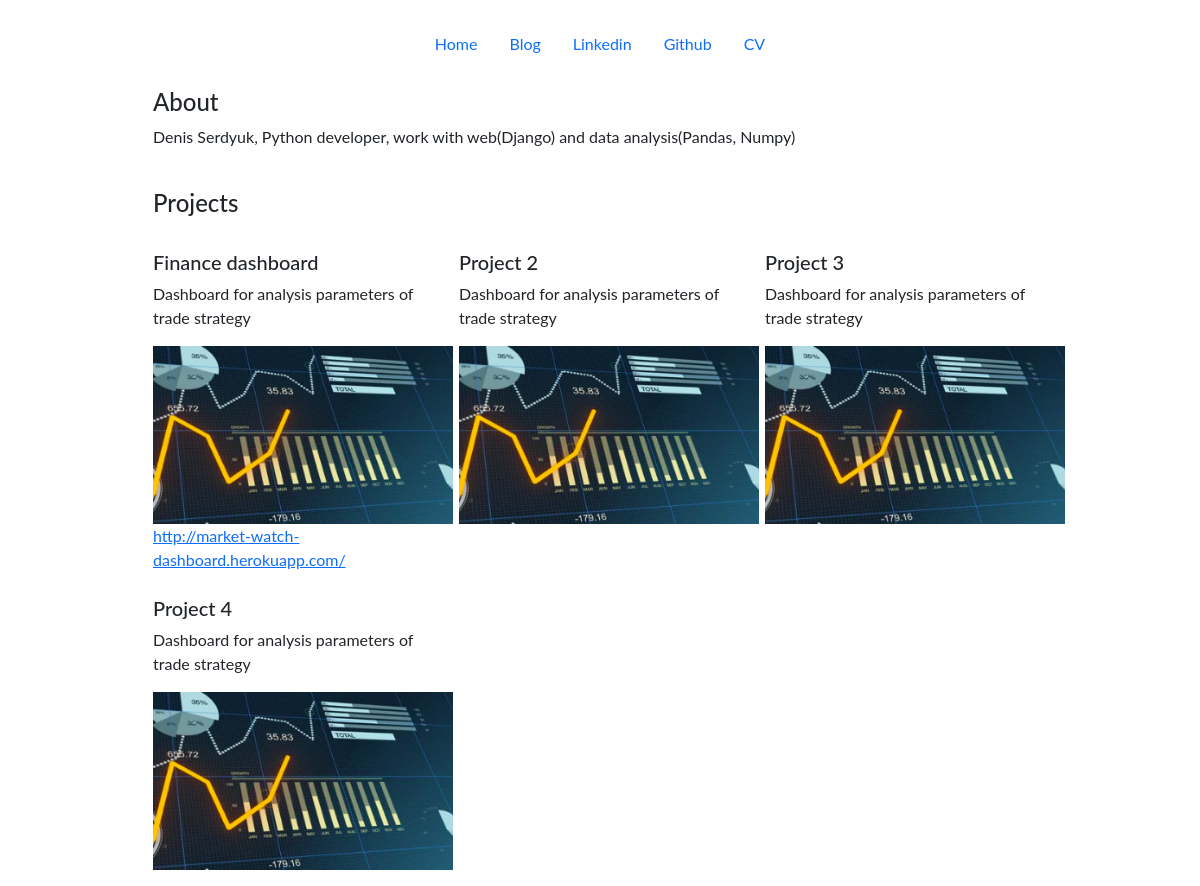
The page / on the database its author committed.
### portfolio/models.py (models this page shows, shortened)
class Project(models.Model):
    title = models.CharField(max_length=100)
    description = models.CharField(max_length=250)
    image = models.ImageField(upload_to='portfolio/images/')
    url = models.URLField(blank=True)

### portfolio/views.py (the view)
# urls.py: 2. Add a URL to urlpatterns:  path('', views.home, name='home')
def home(request):
    projects = Project.objects.all()
    return render(request, 'portfolio/home.html', {'projects': projects})

### portfolio/templates/portfolio/home.html
{% extends 'portfolio/base.html' %}
{% block content %}
  <br>
  <h4>About</h4>
  <p>Denis Serdyuk, Python developer, work with web(Django) and data analysis(Pandas, Numpy)</p>
  <br>
  <h4>Projects</h4>
  {% load static %}
  <div class="row">
    {% for project in projects %}
    <div class="col-lg-4 col-md-6">
      <br>
      <h5>{{ project.title }}</h5>
      <p>{{ project.description }}</p>
      <img src="{{ project.image.url }}" width="300">
      {% if project.url %}
        <br>
        <a href="{{ project.url }}">{{ project.url }}</a>
      {% endif %}
    </div>
    {% endfor %}
  </div>
{% endblock %}

### portfolio/templates/portfolio/base.html (shortened to what this page needs)
{% load static %}
<!doctype html>
<html lang="en">
  <head>
    <link href="https://cdn.jsdelivr.net/npm/bootstrap@5.1.3/dist/css/bootstrap.min.css" rel="stylesheet">
    <link rel="stylesheet" href="{% static 'portfolio/custom.css' %}">
  </head>
  <body>
    <br>
    <ul class="nav justify-content-center">
      <li class="nav-item">
        <a class="nav-link" href="{% url 'home' %}">Home</a>
      </li>
      <li class="nav-item">
        <a class="nav-link" href="{% url 'blog:blogs' %}">Blog</a>
      </li>
      <li class="nav-item">
        <a class="nav-link" href="https://www.linkedin.com/in/denis-serdyuk-a4276b58/" target="_blank">Linkedin</a>
      </li>
      <li class="nav-item">
        <a class="nav-link" href="https://github.com/diserdyuk" target="_blank">Github</a>
      </li>
      <li class="nav-item">
        <a class="nav-link" href="{% static 'portfolio/Denis_Serdyuk_Python_developer.pdf' %}">CV</a>
      </li>
    </ul>
    <div class="row justify-content-center mb-3">
      <div class="col-md-9 text-left">
        {% block content %}{% endblock %}
      </div>
    </div>
  </body>
</html>

### portfolio/static/portfolio/custom.css (style rules this page uses)
body { font-family: 'Lato', sans-serif; }

### rows shown on the page
Project: title "Finance dashboard", description "Dashboard for analysis parameters of trade strategy", image (picture), url "http://market-watch-dashboard.herokuapp.com/"
Project: title "Project 2", description "Dashboard for analysis parameters of trade strategy", image (picture)
Project: title "Project 3", description "Dashboard for analysis parameters of trade strategy", image (picture)
Project: title "Project 4", description "Dashboard for analysis parameters of trade strategy", image (picture)
